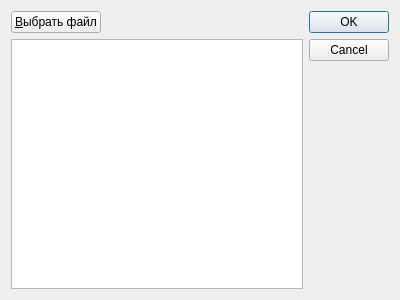
<?xml version="1.0" encoding="UTF-8"?>
<ui version="4.0">
 <class>LoadChaptersDialog</class>
 <widget class="QDialog" name="LoadChaptersDialog">
  <property name="geometry">
   <rect>
    <x>0</x>
    <y>0</y>
    <width>400</width>
    <height>300</height>
   </rect>
  </property>
  <property name="windowTitle">
   <string>Dialog</string>
  </property>
  <layout class="QHBoxLayout" name="horizontalLayout_2">
   <item>
    <layout class="QVBoxLayout" name="verticalLayout">
     <item>
      <layout class="QHBoxLayout" name="horizontalLayout">
       <item>
        <widget class="QPushButton" name="chooseFile">
         <property name="text">
          <string>&amp;Выбрать файл</string>
         </property>
        </widget>
       </item>
       <item>
        <spacer name="horizontalSpacer">
         <property name="orientation">
          <enum>Qt::Horizontal</enum>
         </property>
         <property name="sizeHint" stdset="0">
          <size>
           <width>40</width>
           <height>20</height>
          </size>
         </property>
        </spacer>
       </item>
      </layout>
     </item>
     <item>
      <widget class="QListWidget" name="fileList">
       <property name="selectionRectVisible">
        <bool>false</bool>
       </property>
      </widget>
     </item>
    </layout>
   </item>
   <item>
    <widget class="QDialogButtonBox" name="buttonBox">
     <property name="orientation">
      <enum>Qt::Vertical</enum>
     </property>
     <property name="standardButtons">
      <set>QDialogButtonBox::Cancel|QDialogButtonBox::Ok</set>
     </property>
    </widget>
   </item>
  </layout>
 </widget>
 <resources/>
 <connections>
  <connection>
   <sender>buttonBox</sender>
   <signal>accepted()</signal>
   <receiver>LoadChaptersDialog</receiver>
   <slot>accept()</slot>
   <hints>
    <hint type="sourcelabel">
     <x>248</x>
     <y>254</y>
    </hint>
    <hint type="destinationlabel">
     <x>157</x>
     <y>274</y>
    </hint>
   </hints>
  </connection>
  <connection>
   <sender>buttonBox</sender>
   <signal>rejected()</signal>
   <receiver>LoadChaptersDialog</receiver>
   <slot>reject()</slot>
   <hints>
    <hint type="sourcelabel">
     <x>316</x>
     <y>260</y>
    </hint>
    <hint type="destinationlabel">
     <x>286</x>
     <y>274</y>
    </hint>
   </hints>
  </connection>
 </connections>
</ui>
